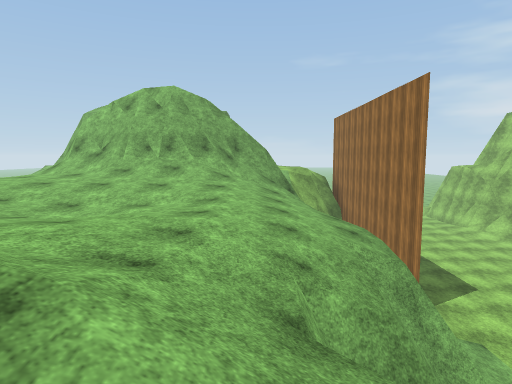
[1] (above)

22 first-person views from a walk through a 3-D level made in the Unity game engine. The camera is 1.4 m above the floor, tilts 6° down and sees 75° across. The floor is counted in squares, 2 m on a side. Each view is taken from the middle of a square. On the plan, view 1 faces up. The plan holds only what a view shows up to about 10 squares ahead; the rest is blank. The place goes on beyond the plan. Some trees and plants on the terrain are drawn as simple stand-ins. The player character is not drawn. Surface patterns are stand-ins for the level's own textures.

[2]
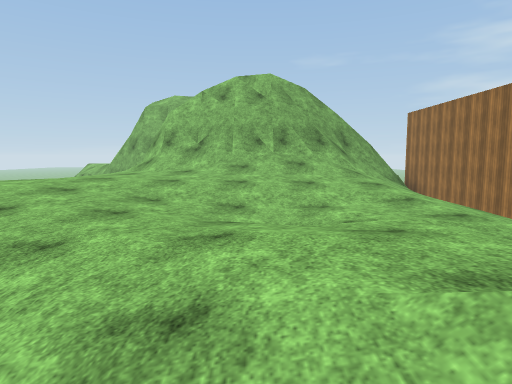

[3]
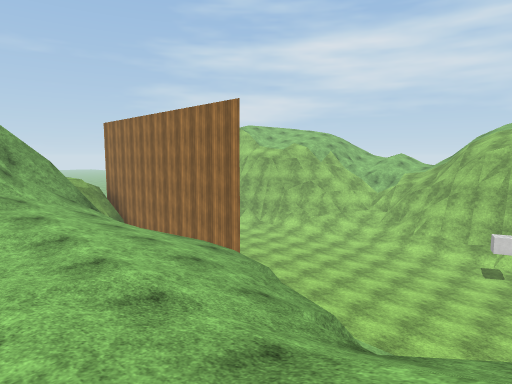

[4]
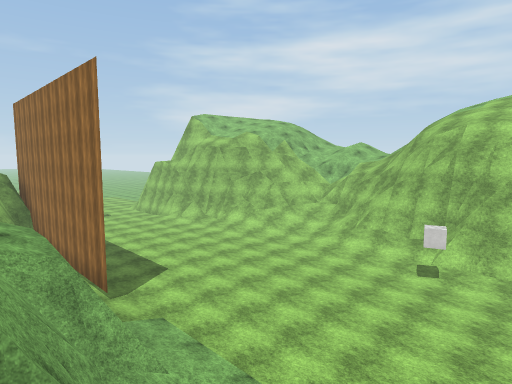

[5]
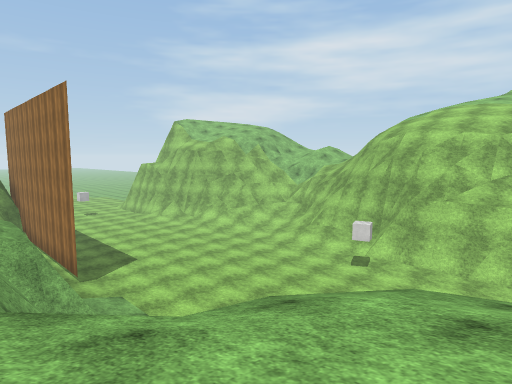

[6]
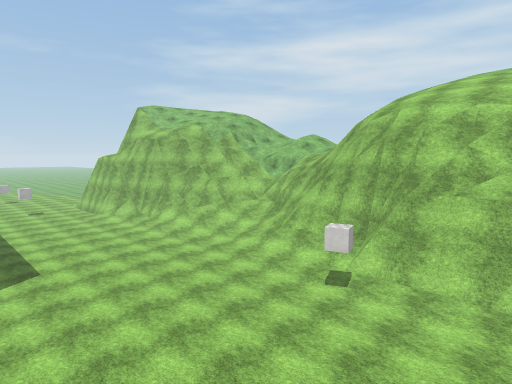

[7]
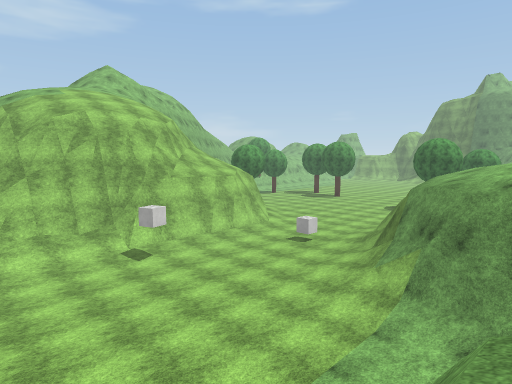

[8]
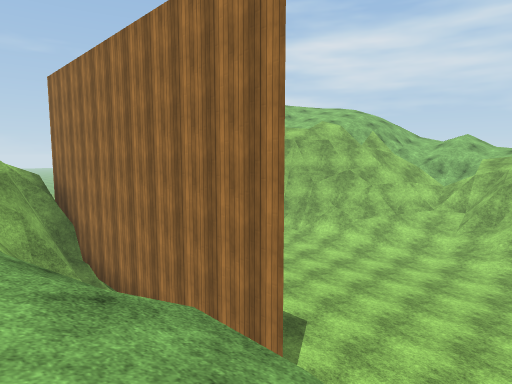

[9]
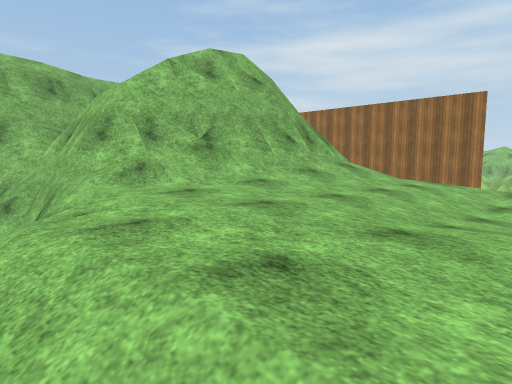

[10]
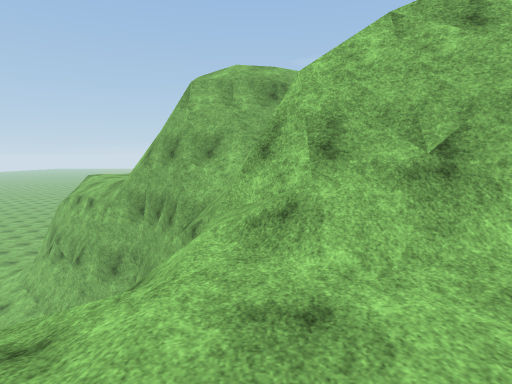

[11]
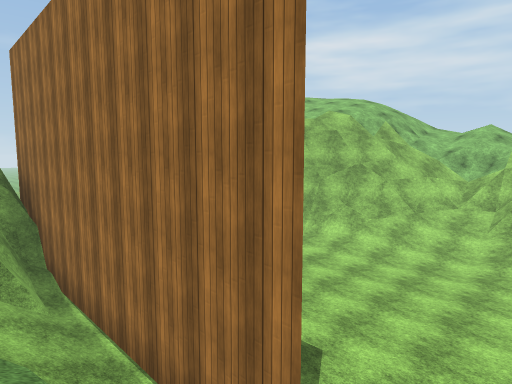

[12]
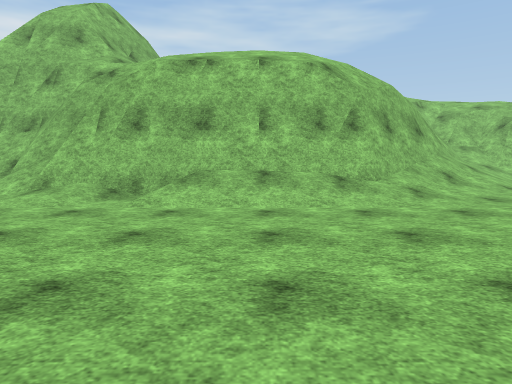

[13]
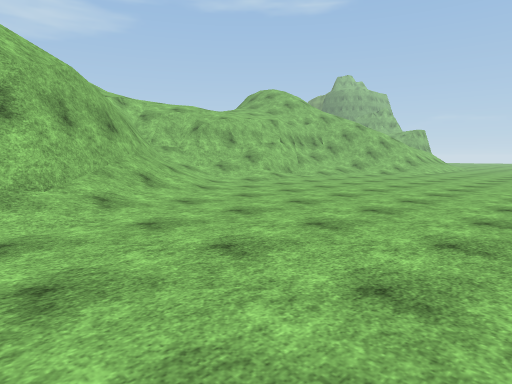

[14]
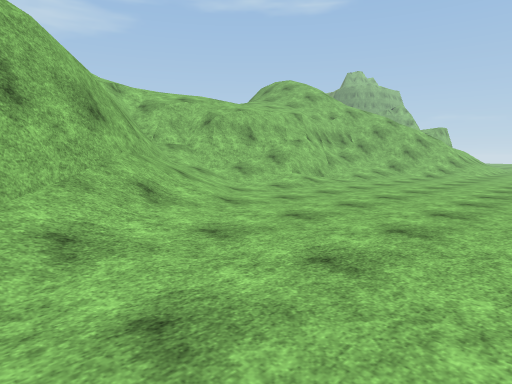

[15]
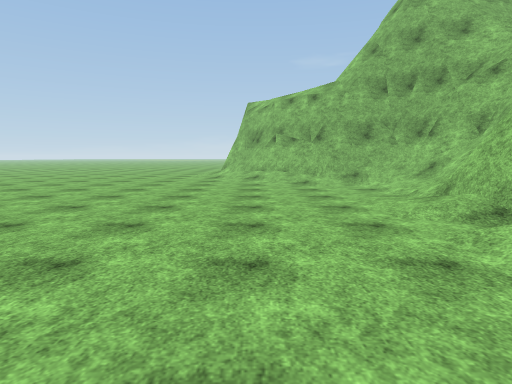

[16]
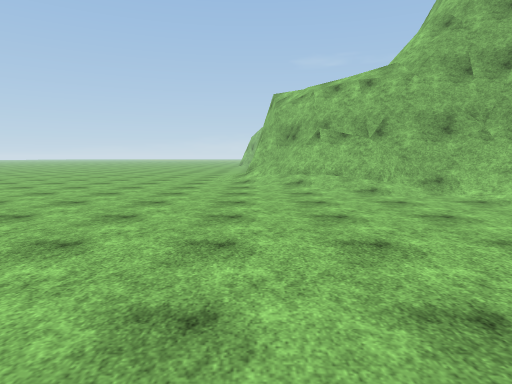

[17]
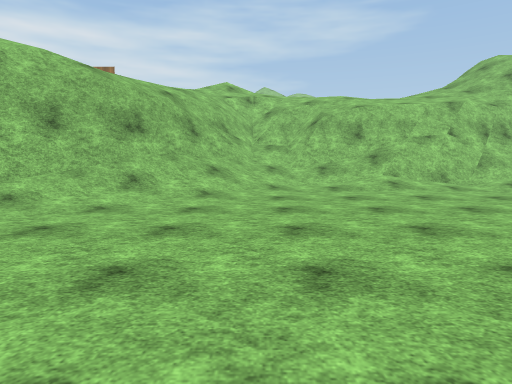

[18]
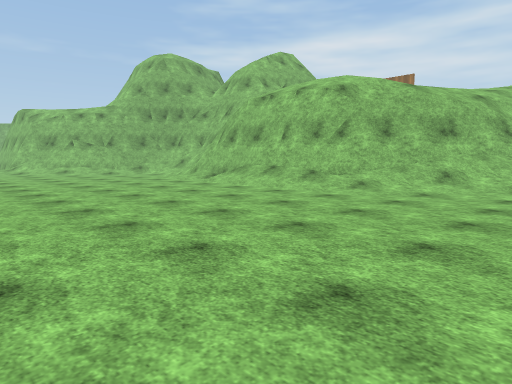

[19]
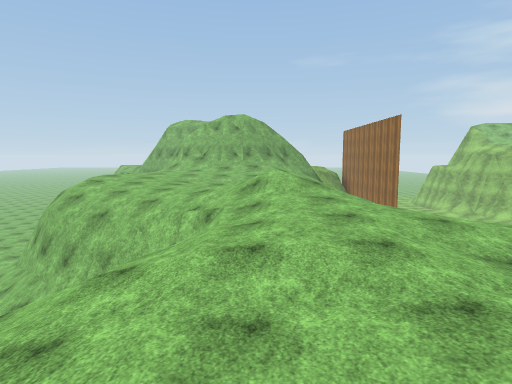

[20]
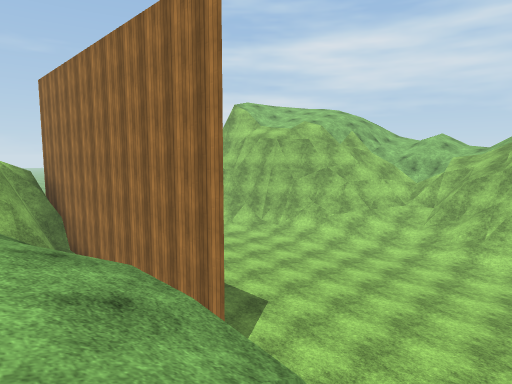

[21]
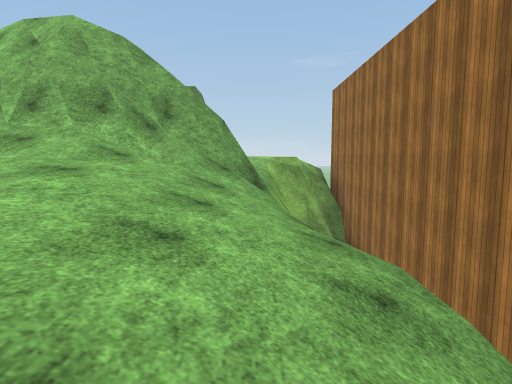

[22]
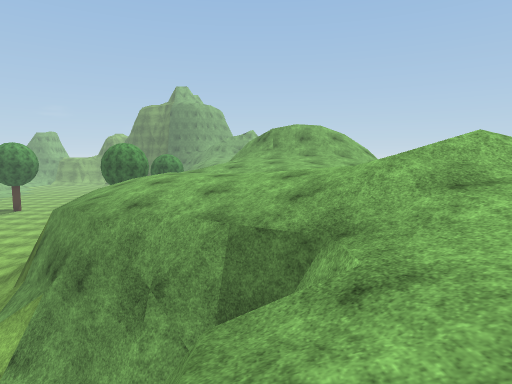

### Floor plan
Key: @ floor where view 1 was taken; # wall or solid block; x gap in a wall; . main floor; : floor 0.25 m higher than the main floor; + floor 4.75 m higher than the main floor; * floor 5 m higher than the main floor; % floor 5.5 m higher than the main floor; & floor 6 m higher than the main floor; / step, stairs or slope; = window, fence, low wall or low ledge; v drop or lower ground.
Columns run from 16 left of view 1 to 16 right of it. Each row starts with its distance up from view 1.
 17 .../#
 16 .../##
 15 ..../###
 14 .....//##          ##
 13 ......./##         #/
 12 .......//##        #/
 11 .......//###    ####......./
 10 ......./#v/#######v#.......//
  9  ...../#v/&//##=//v#......../
  8  ......#/%&&&//////#........//=
  7  ...../#/&&&%%%%%//#......../##
  6  ...../#/&%%%**%*+/v.......:/##
  5  ...../#/%%%%**%*/v#.......:##v
  4 ....../#/%%%%%%%*/##......./##v
  3 .......##//*%%%%/v#/.......##v//
  2 ........##///%&//v#/.......##v///
  1 ......../=x#//////v#/:.....##=v//
  0 .........//===/&@///#=:....#v=
 -1    ......./==//%%%///#/.. .#v
 -2    ......./#//%%%%%*//#.
 -3    .......=#/*%%%* *//
 -4    .......=/+**%%*  +/
 -5    .......v///%%%/
 -6     .....:/#/ /
 -7       ..   #/

Where each view was taken, in squares from view 1:
view 1: 0 up, 0 right, facing up
view 2: 1 up, 3 left, facing up
view 3: 1 up, 2 left, facing up-right
view 4: 0 up, 1 right, facing up-right
view 5: 2 down, 1 right, facing up-right
view 6: 1 down, 4 right, facing up-right
view 7: 7 up, 2 right, facing down-right
view 8: 5 up, 1 right, facing up-right
view 9: 5 up, 8 left, facing up-right
view 10: 7 up, 6 left, facing up
view 11: 6 up, 2 right, facing up-right
view 12: 6 up, 15 left, facing right
view 13: 5 up, 14 left, facing down-right
view 14: 4 up, 12 left, facing down-right
view 15: 5 up, 12 left, facing up
view 16: 7 up, 13 left, facing up
view 17: 0 up, 14 left, facing right
view 18: 0 up, 16 left, facing up-right
view 19: 6 down, 2 left, facing up
view 20: 4 up, 1 right, facing up-right
view 21: 4 up, 1 right, facing up
view 22: 5 up, 1 right, facing down
